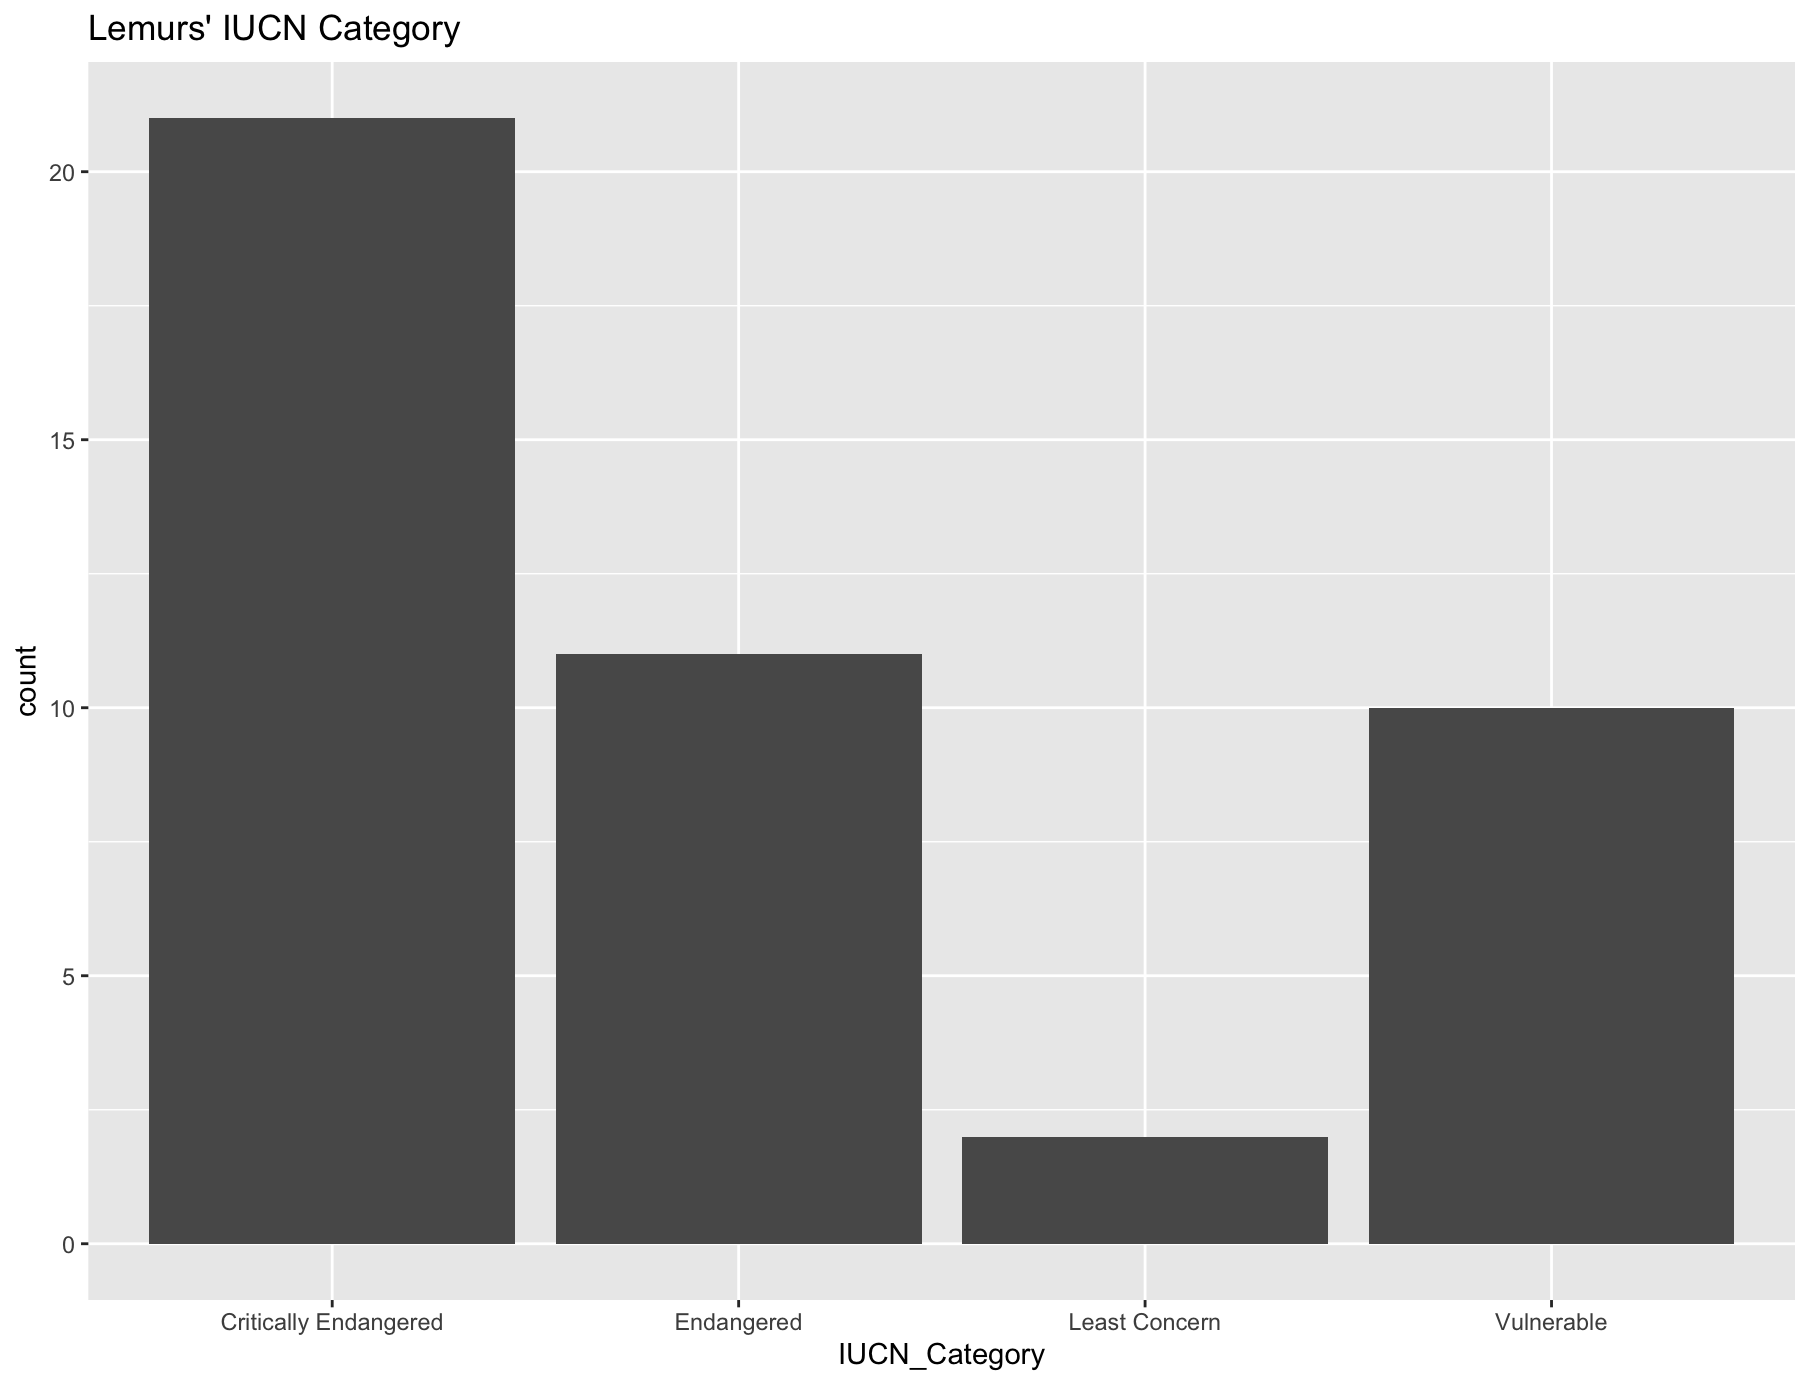

Write R code to recreate this figure.
library(DBI)
library(RSQLite)
library(tidyverse)

Lemurs = dbConnect(RSQLite::SQLite(), "Lemurs.sqlite")
fullDB = dbFetch(dbSendQuery(Lemurs, "SELECT * FROM Lemurs"))

plot = ggplot(fullDB, aes(x=IUCN_Category)) + geom_bar() + labs(title="Lemurs' IUCN Category")
print(plot)
